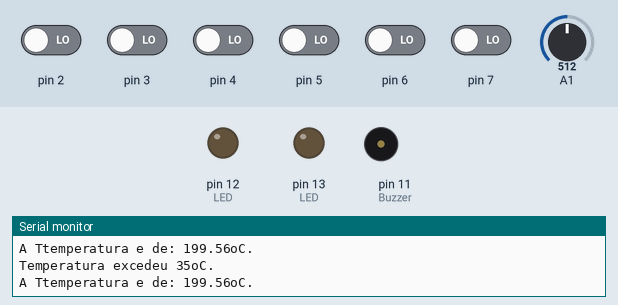
The sketch below on a simulated Arduino Uno, built with avr-gcc and run on an emulated ATmega328P. Parts: output pins drawn as LEDs (lit = HIGH), buzzer (waves = sounding, pin HIGH), the last lines printed to the serial monitor. Dashed ring = blinking. Inputs (shaded band) come from the test bench; at power-on: pin 2–7 LOW, A1 = 512.

Above: at 1.2 s.
1.3 s: pin 6 driven HIGH
At 1.43 s:
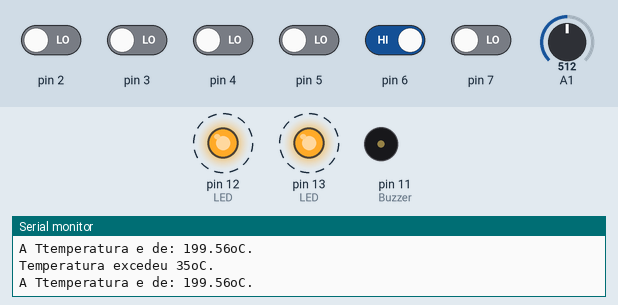
4.3 s: pin 2 driven HIGH
At 5.19 s:
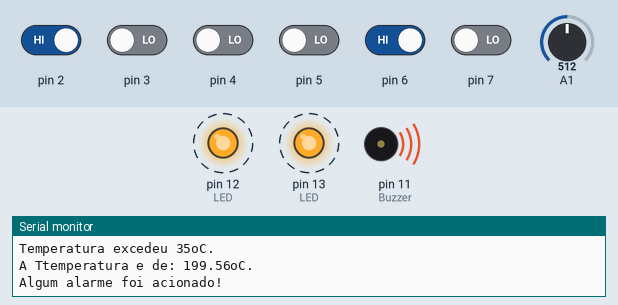
7.3 s: pin 2 driven LOW
At 7.69 s:
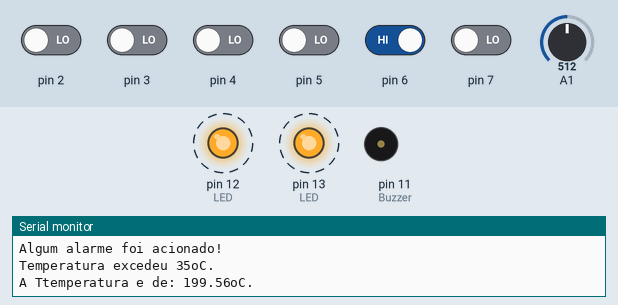
10.3 s: pin 3 driven HIGH
At 12.47 s:
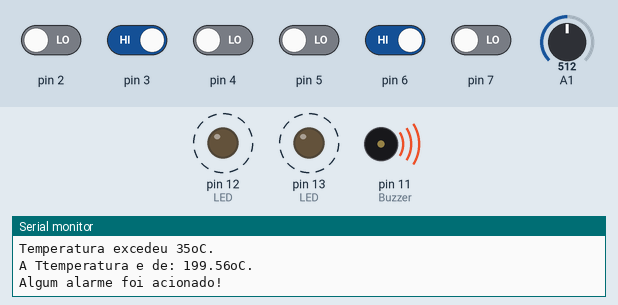
Timing chart, 0 to 14.3 s (numbered marks = the images above; inputs shaded):
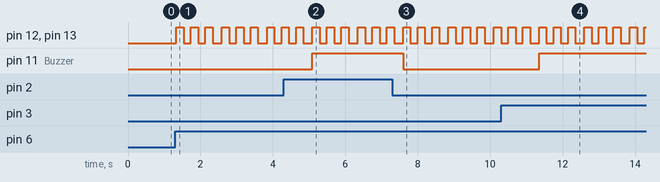

The sketch:

final.ino
```cpp
#define F_CPU 16000000UL
#include <avr/io.h>
#include <util/delay.h>

void setup(){
  pinMode(A1, INPUT);
    Serial.begin(115200);
}
void loop() {

  // Saída (Atuador):
  DDRB |= (1 << DDB3); // Pino 11 (PB3) -> Buzzer
  DDRB |= (1 << DDB4); // Pino 12 (PB4) -> LED A
  DDRB |= (1 << DDB5); // Pino 13 (PB5) -> LED B
  // Entrada (Sensor):
  DDRD &= ~(1 << DDD2); // Pino 2 (PD2) -> Chave1
  DDRD &= ~(1 << DDD3); // Pino 3 (PD3) -> Chave2
  DDRD &= ~(1 << DDD4); // Pino 4 (PD4) -> Chave3
  DDRD &= ~(1 << DDD5); // Pino 5 (PD5) -> Chave4
  DDRD &= ~(1 << DDD6); // Pino 6 (PD6) -> Chave4

  char estadoPortaSala, estadoJanelaSala, estadoJanelaQuarto1,
    estadoJanelaQuarto2, chave;
  float readInVolts = 0.0;
  float temp = 0.0;
  int read = 0;

  while (1) {
    estadoPortaSala = (PIND & (1 << PIND2)) == (1 << PIND2);
    estadoJanelaSala = (PIND & (1 << PIND3)) == (1 << PIND3);
    estadoJanelaQuarto1 = (PIND & (1 << PIND5)) == (1 << PIND5);
    estadoJanelaQuarto2 = (PIND & (1 << PIND4)) == (1 << PIND4);
    chave = (PIND & (1 << PIND6)) == (1 << PIND6);

    // Porta/Janela Fechada = 0 ou Aberta = 1
    if (estadoPortaSala == 1 || estadoJanelaSala == 1 ||
      estadoJanelaQuarto1 == 1 ||estadoJanelaQuarto2 == 1) {

    Serial.print("Algum alarme foi acionado! \n");
      // Ativar o Buzzer
      PORTB |= (1 << PORTB3);
    }
    else {
      // Desligar o Buzzer
      PORTB &= ~(1 << PORTB3);
    }

    // Indicação de Acionamento por Zona
    if (estadoPortaSala == 1 || estadoJanelaSala == 1) {
      // Ativar LED A
      PORTB |= (1 << PORTB4);
    }
    else {
      // Desligar LED A
      PORTB &= ~(1 << PORTB4);
    }

    if (estadoJanelaQuarto1 == 1 ||estadoJanelaQuarto2 == 1) {
      // Ativar LED B
      PORTB |= (1 << PORTB5);
    }
    else {
      // Desligar LED B
      PORTB &= ~(1 << PORTB5);
    }

    if (chave == 1) {
      // Ativar LED A e B
      PORTB |= (1 << PORTB5);
      PORTB |= (1 << PORTB4);
      _delay_ms(200);
      PORTB &= ~(1 << PORTB5);
      PORTB &= ~(1 << PORTB4);
      _delay_ms(200);
      PORTB |= (1 << PORTB5);
      PORTB |= (1 << PORTB4);
      _delay_ms(200);
      PORTB &= ~(1 << PORTB5);
      PORTB &= ~(1 << PORTB4);
      _delay_ms(200);
      PORTB |= (1 << PORTB5);
      PORTB |= (1 << PORTB4);
      _delay_ms(200);
      PORTB &= ~(1 << PORTB5);
      PORTB &= ~(1 << PORTB4);
      _delay_ms(200);

    }
    else {
      // Desligar LED B
      PORTB &= ~(1 << PORTB5);
      PORTB &= ~(1 << PORTB4);
    }
    read = analogRead(A1);
    readInVolts = read*0.00488;
    temp = 99.987*readInVolts - 50.259;

    if(temp >= 35.0){
      Serial.print("Temperatura excedeu 35oC. \n");
      Serial.print("A Ttemperatura e de: ");
        Serial.print(temp);
        Serial.print("oC.");
        Serial.print("\n");
    }
    _delay_ms(50);
  }

}
```

Measured:
- after the input at 1.3 s, pin 12 (LED), pin 13 (LED): alternates HIGH for 0.20 s and LOW for 0.20 s, starting at once
- after the input at 4.3 s, pin 11 (Buzzer): LOW → HIGH after 0.79 s
- after the input at 7.3 s, pin 11 (Buzzer): HIGH → LOW after 0.30 s
- after the input at 10.3 s, pin 11 (Buzzer): LOW → HIGH after 1.0 s
